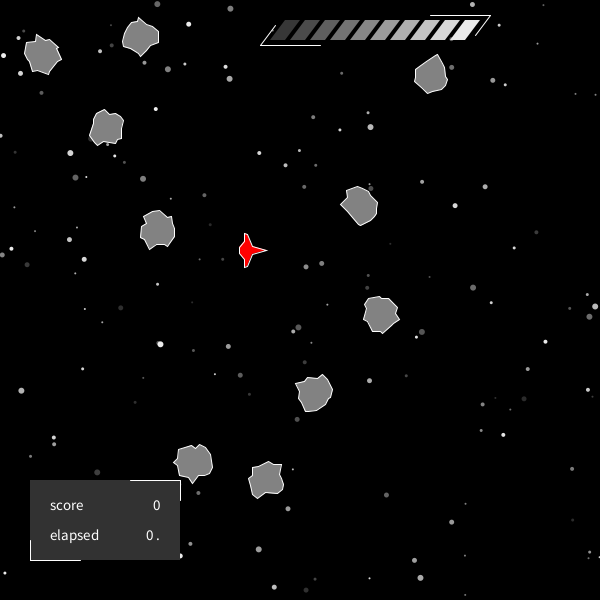
Frame 1 (no input)
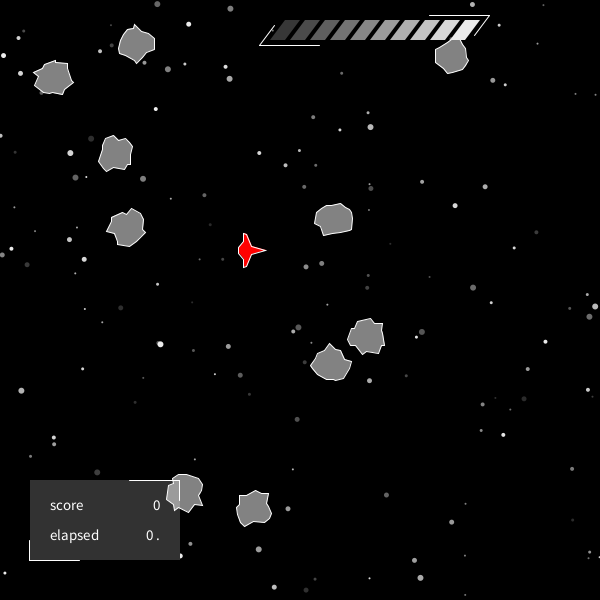
Frame 60 (the mouse pressed at the canvas centre just before this capture)
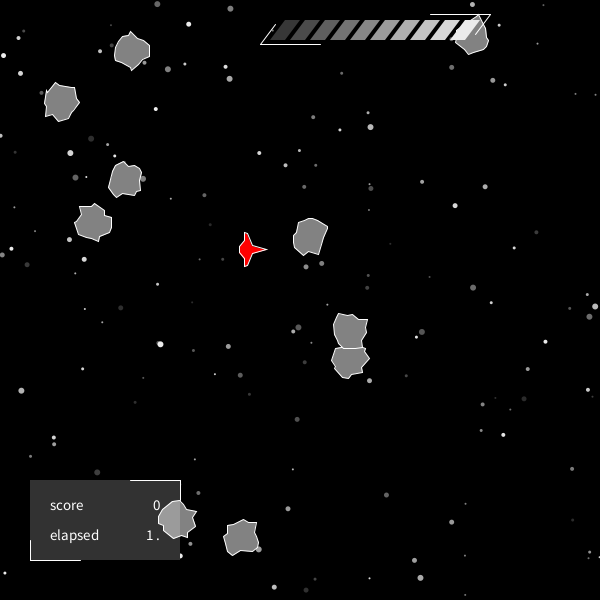
Frame 120 (the mouse held since frame 60 and released just before this capture)

The Processing sketch that drew these frames (run headless with seeded random() and noise(); from frame 60 on, the mouse is pressed at the canvas centre):

// Processing sketch: AsteroidsGame
// ── AsteroidsGame.pde
Spaceship jet = new Spaceship();
Star[] stars = new Star[150];
ArrayList <Asteroid> rocks = new ArrayList <Asteroid>();
ArrayList <Bullet> bullets = new ArrayList <Bullet>();
boolean fired = false;
int milliseconds = 0;
int decim = 0;
int score = 0;
int []opac = new int[10];
int oIndex = 0;
boolean ended = false;
boolean depleted = false;
public void setup()
{
  frameRate(100);
  size(600, 600);
  for (int i =0; i<stars.length; i++) {
    stars[i]= new Star();
  }
  for (int i =0; i<10; i++) {
    rocks.add(new Asteroid());
    opac[i]=255;
  }
}
public void draw()
{
  background (0);
  for (int i = 0; i<stars.length; i++) {
    stars[i].show();
  }
  fill(0);
  rect(30, 480, 150, 80);
  for (int i =0; i<rocks.size(); i++) {
    for (int j=0; j<16; j++) {
      for (int k=0; k<11; k++) {
        float d= dist(jet.getX(k), jet.getY(k), rocks.get(i).getX(j), rocks.get(i).getY(j));
        if (d<=1) {
          fired = true;
          score--;
          opac[oIndex]=0;
          oIndex++;
        }
      }
      for (int l =0; l< bullets.size(); l++) {
        for (int m =0; m<360; m+=45) {
          float f= dist((float)bullets.get(l).getCenterX(m), (float)bullets.get(l).getCenterY(m), rocks.get(i).getX(j), rocks.get(i).getY(j));
          if (f<=1) {
            fired = true;
            score++;
          }
        }
      }
    }
    rocks.get(i).show();
    rocks.get(i).move();
    if (fired == true) {
      rocks.remove(i);
    }
    fired = false;
  }

  for (int i =0; i<bullets.size(); i++) {
    bullets.get(i).show();
    bullets.get(i).move();
  }
  if (jet.getOpac() >= 20) {
    jet.move();
    jet.show();
  }
  jet.slow();
  movement();
  ui();
  if (ended== false) {
    milliseconds+=10;
    decim++;
  }
  if (decim==100) {
    decim=0;
  }
  if (rocks.size()==0 || opac[9] == 0) {
    end();
  }
}
public void mouseClicked() {
  bullets.add(new Bullet(jet));
  bullets.get(bullets.size()-1).accelerate(2);
}
public void keyPressed(){
  if (key == 'e'){
    restart();
  }
}

public void movement() {
  if (key == 'd') {
    jet.turn(4);
  } else if (key == 'a') {
    jet.turn(-4);
  } else if (key == 'w') {
    jet.accelerate(0.1);
  } else if (key == 's') {
    jet.deccelerate(0.05);
  } else if (key == 'r') {
    jet.fade();
  } 
}

public void keyReleased() {
  if (key=='r') {
    jet.hyperspace();
  }
  key = 'p';
}

public void end() {
  ended = true;
  noStroke();
  fill(255, 150);
  rect(150, 200, 300, 150);
  textSize(40);
  textAlign(CENTER);
  fill(255, 10, 10);
  text("GAME OVER", 300, 280);
  textSize(20);
  text("[e] - restart", 300, 340);
}
public void restart() {
  fired = false;
  milliseconds = 0;
  decim = 0;
  score = 0;
  oIndex = 0;
  ended = false;
  depleted = false;
  for (int i =0; i<10; i++) {
    rocks.add(new Asteroid());
    opac[i]=255;
  }
}

public void ui() {
  noStroke();
  fill(255, 50);
  rect(30, 480, 150, 80);
  stroke(255);
  line(30, 560, 30, 540);
  line(30, 560, 80, 560);
  line(180, 480, 180, 500);
  line(180, 480, 130, 480);
  noStroke();
  for (int i=0; i<200; i+=20) {
    fill(55+i, opac[9-i/20]);
    quad(285+i, 20, 270+i, 40, 285+i, 40, 300+i, 20);
  }
  stroke(255);
  line(260, 45, 275, 25);
  line(490, 15, 475, 35);
  line(260, 45, 320, 45);
  line(490, 15, 430, 15);
  fill(255);
  textAlign(LEFT);
  textSize(15);
  text("score", 50, 510);
  text("elapsed", 50, 540);
  textAlign(RIGHT);
  text(score, 160, 510);
  text(milliseconds/1000+" .", 160, 540);
 // text(decim, 160, 460);
}

// ── Asteroid.pde
class Asteroid extends Floater{
  private int rotSpeed;
  public Asteroid(){
      rotSpeed = (int)(Math.random()*3)-1;
      myColor = color(130);
      myColor2 = 255;
      myCenterX = Math.random()*500;
      myCenterY = Math.random()*500;
      myXspeed = Math.random()-0.5;
      myYspeed = Math.random()-0.5;
      corners = 16;
      myPointDirection = (int)(Math.random()*360);
      opac = 255;
      xCorners = new int[corners];
      yCorners = new int[corners];
      for (int i =0; i<720; i+=45){
        double rads = i*(Math.PI/360);
        xCorners[i/45] = (int)(Math.cos(rads)*18)+(int)(Math.random()*7);
        yCorners[i/45] = (int)(Math.sin(rads)*18)+(int)(Math.random()*7);
      }

  }
  
  public void move(){
    turn (rotSpeed);
    super.move();
  }
}

// ── Bullet.pde
class Bullet extends Floater{
  public Bullet(Spaceship jet){
    myCenterX = jet.getCenterX();
    myCenterY = jet.getCenterY();
    myXspeed = jet.getXspeed();
    myYspeed = jet.getYspeed();
    myPointDirection = jet.getPointDirection();
    myColor = 0;
    myColor2 = color(255,0,0);
    opac = 255;
  }
  public void show(){
    fill(myColor,opac);   
    stroke(myColor2,opac);
    strokeWeight(2);
    ellipse((float)myCenterX, (float)myCenterY, 10, 10);
  }
  
  public void move() {          
    myCenterX += myXspeed*2;    
    myCenterY += myYspeed*2; 
  }
  public double getCenterX(int m){
    double rads = m*(Math.PI/180);
    return myCenterX + Math.cos(rads)*5;
  }
  public double getCenterY(int m){
    double rads = m*(Math.PI/180);
    return myCenterY + Math.sin(rads)*5;
  }}

// ── Floater.pde
class Floater //Do NOT modify the Floater class! Make changes in the Spaceship class 
{   
  protected int corners;  //the number of corners, a triangular floater has 3   
  protected int[] xCorners;   
  protected int[] yCorners;   
  protected int myColor;
  protected int myColor2;
  protected int opac;
  protected double myCenterX, myCenterY; //holds center coordinates   
  protected double myXspeed, myYspeed; //holds the speed of travel in the x and y directions   
  protected double myPointDirection; //holds current direction the ship is pointing in degrees    

  //Accelerates the floater in the direction it is pointing (myPointDirection)   
  public void accelerate (double dAmount)   
  {          
    //convert the current direction the floater is pointing to radians    
    double dRadians =myPointDirection*(Math.PI/180);     
    //change coordinates of direction of travel    
    myXspeed += ((dAmount) * Math.cos(dRadians));    
    myYspeed += ((dAmount) * Math.sin(dRadians));       
  }   
  public void turn (double degreesOfRotation)   
  {     
    //rotates the floater by a given number of degrees    
    myPointDirection+=degreesOfRotation;   
  }   
    public float getX(int j){
    return xCorners[j] + (float)myCenterX;
  }
  public float getY(int j){
    return yCorners[j] + (float)myCenterY;
  }
  public void move ()   //move the floater in the current direction of travel
  {      
    //change the x and y coordinates by myXspeed and myYspeed       
    myCenterX += myXspeed;    
    myCenterY += myYspeed;     

    //wrap around screen    
    if(myCenterX >width)
    {     
      myCenterX = 0;    
    }    
    else if (myCenterX<0)
    {     
      myCenterX = width;    
    }    
    if(myCenterY >height)
    {    
      myCenterY = 0;    
    } 
    
    else if (myCenterY < 0)
    {     
      myCenterY = height;    
    }   
  }   
  public void show ()  //Draws the floater at the current position  
  {             
    fill(myColor,opac);   
    stroke(myColor2,opac);
    strokeWeight(1);
    //translate the (x,y) center of the ship to the correct position
    translate((float)myCenterX, (float)myCenterY);

    //convert degrees to radians for rotate()     
    float dRadians = (float)(myPointDirection*(Math.PI/180));
    
    //rotate so that the polygon will be drawn in the correct direction
    rotate(dRadians);
    
    //draw the polygon
    beginShape();
    for (int nI = 0; nI < corners; nI++)
    {
      vertex(xCorners[nI], yCorners[nI]);
    }
    endShape(CLOSE);

    //"unrotate" and "untranslate" in reverse order
    rotate(-1*dRadians);
    translate(-1*(float)myCenterX, -1*(float)myCenterY);
  }   
} 

// ── Spaceship.pde
class Spaceship extends Floater  
{   
    public Spaceship(){
      myColor = color(255,0,0);
      myColor2 = 255;
      myCenterX=250;
      myCenterY=250;
      myXspeed=0.0;
      myYspeed=0.0;
      corners = 11;
      myPointDirection=0.0;
      opac =255;
      xCorners = new int[corners];
      yCorners = new int[corners];
      xCorners[0] = 16;
      yCorners[0] = 0;
      xCorners[1] = 2;
      yCorners[1] = 4;
      xCorners[10] = 2;
      yCorners[10] = -4;
      xCorners[2] = -3;
      yCorners[2] = 16;
      xCorners[9] = -3;
      yCorners[9] = -16;
      xCorners[3] = -6;
      yCorners[3] = 17;
      xCorners[8] = -6;
      yCorners[8] = -17;
      xCorners[4] = -6;
      yCorners[4] = 9;
      xCorners[7] = -6;
      yCorners[7] = -9;
      xCorners[5] = -11;
      yCorners[5] = 3;
      xCorners[6] = -11;
      yCorners[6] = -3;
    }
  public int getOpac(){
    return opac;
  }
public double getPointDirection(){
return myPointDirection;
}

  public void fade(){
    opac-=10;
  }
  public void hyperspace() {
    opac = 255;
    myXspeed = 0;
    myYspeed = 0;
    myCenterX = (Math.random()*500);
    myCenterY = (Math.random()*500);
    myPointDirection = (Math.random()*360);
  }
  public void deccelerate (double dAmount)   
  { 
    double dRadians =myPointDirection*(Math.PI/180);        
    myXspeed -= ((dAmount) * Math.cos(dRadians));    
    myYspeed -= ((dAmount) * Math.sin(dRadians)); 
  }  
  public void slow ()   
  {       
    myXspeed = myXspeed/1.04;    
    myYspeed = myYspeed/1.04;
  }  
  public double getCenterX(){
    return myCenterX;
  }
  public double getCenterY(){
    return myCenterY;
  }
  public double getXspeed(){
    return myXspeed;
  }
  public double getYspeed(){
    return myYspeed;
  }
  
}

// ── Star.pde
class Star //note that this class does NOT extend Floater
{
  private double myX, myY,mySize;
  private int myColor,myOpac;
  public Star() {
    myX=(Math.random()*600);
    myY=(Math.random()*600);
    myOpac = (int)(Math.random()*200)+40;
    mySize=(int)(Math.random()*5+2);
    myColor = 255;
  } 

  public void show() {
    noStroke();
    fill(myColor,myOpac);
    ellipse((float)myX, (float)myY,(float)mySize,(float)mySize);
  }
}
